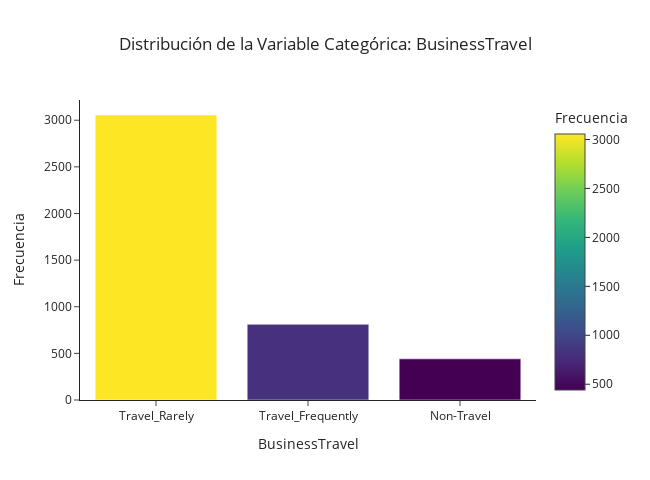
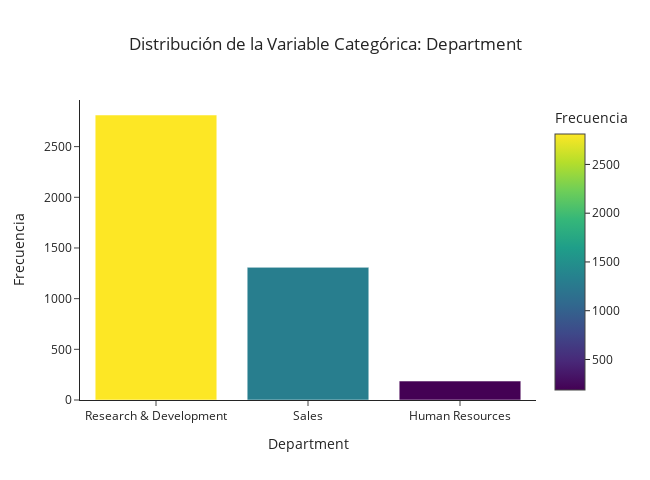
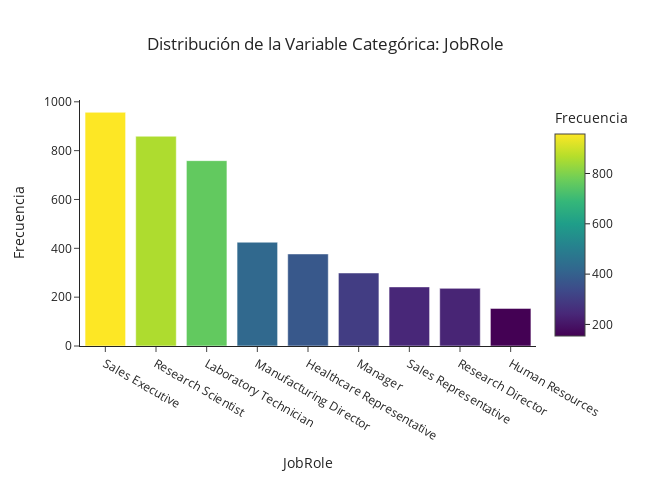
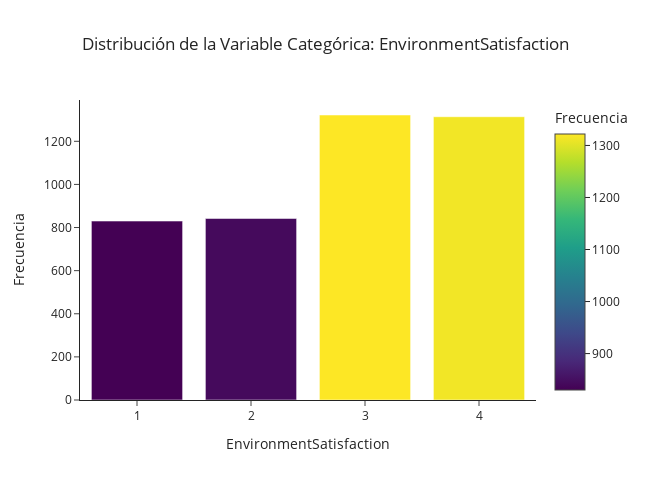

The cell these charts' notebook holds for them, in order:
### Markdown cell above
#### Variables categóricas

### Code cell
for i in columns_cat:
    print(f'----------------------{i}--------------------------')
    funciones.plot_categorical_distribution(df_2015, i)

### Figure 1 — Plotly figure (JSON) as saved in the notebook; plotly's stock layout.template omitted (floating-point values rounded to 4 significant figures)
{"data": [{"alignmentgroup": "True", "hovertemplate": "BusinessTravel=%{x}<br>Frecuencia=%{marker.color}<extra></extra>", "legendgroup": "", "marker": {"color": [3056, 811, 441], "coloraxis": "coloraxis", "pattern": {"shape": ""}}, "name": "", "offsetgroup": "", "orientation": "v", "showlegend": false, "textposition": "auto", "type": "bar", "x": ["Travel_Rarely", "Travel_Frequently", "Non-Travel"], "xaxis": "x", "y": [3056, 811, 441], "yaxis": "y"}], "layout": {"barmode": "relative", "coloraxis": {"colorbar": {"title": {"text": "Frecuencia"}}, "colorscale": [[0, "#440154"], [0.1111, "#482878"], [0.2222, "#3e4989"], [0.3333, "#31688e"], [0.4444, "#26828e"], [0.5556, "#1f9e89"], [0.6667, "#35b779"], [0.7778, "#6ece58"], [0.8889, "#b5de2b"], [1, "#fde725"]]}, "height": 480, "legend": {"tracegroupgap": 0}, "showlegend": false, "title": {"text": "Distribución de la Variable Categórica: BusinessTravel", "x": 0.5}, "width": 650, "xaxis": {"anchor": "y", "domain": [0, 1], "title": {"text": "BusinessTravel"}}, "yaxis": {"anchor": "x", "domain": [0, 1], "title": {"text": "Frecuencia"}}}}

### Figure 2 — Plotly figure (JSON) as saved in the notebook; plotly's stock layout.template omitted (floating-point values rounded to 4 significant figures)
{"data": [{"alignmentgroup": "True", "hovertemplate": "Department=%{x}<br>Frecuencia=%{marker.color}<extra></extra>", "legendgroup": "", "marker": {"color": [2812, 1309, 187], "coloraxis": "coloraxis", "pattern": {"shape": ""}}, "name": "", "offsetgroup": "", "orientation": "v", "showlegend": false, "textposition": "auto", "type": "bar", "x": ["Research & Development", "Sales", "Human Resources"], "xaxis": "x", "y": [2812, 1309, 187], "yaxis": "y"}], "layout": {"barmode": "relative", "coloraxis": {"colorbar": {"title": {"text": "Frecuencia"}}, "colorscale": [[0, "#440154"], [0.1111, "#482878"], [0.2222, "#3e4989"], [0.3333, "#31688e"], [0.4444, "#26828e"], [0.5556, "#1f9e89"], [0.6667, "#35b779"], [0.7778, "#6ece58"], [0.8889, "#b5de2b"], [1, "#fde725"]]}, "height": 480, "legend": {"tracegroupgap": 0}, "showlegend": false, "title": {"text": "Distribución de la Variable Categórica: Department", "x": 0.5}, "width": 650, "xaxis": {"anchor": "y", "domain": [0, 1], "title": {"text": "Department"}}, "yaxis": {"anchor": "x", "domain": [0, 1], "title": {"text": "Frecuencia"}}}}

### Figure 3 — Plotly figure (JSON) as saved in the notebook; plotly's stock layout.template omitted (floating-point values rounded to 4 significant figures)
{"data": [{"alignmentgroup": "True", "hovertemplate": "JobRole=%{x}<br>Frecuencia=%{marker.color}<extra></extra>", "legendgroup": "", "marker": {"color": [957, 859, 759, 425, 377, 299, 242, 236, 154], "coloraxis": "coloraxis", "pattern": {"shape": ""}}, "name": "", "offsetgroup": "", "orientation": "v", "showlegend": false, "textposition": "auto", "type": "bar", "x": ["Sales Executive", "Research Scientist", "Laboratory Technician", "Manufacturing Director", "Healthcare Representative", "Manager", "Sales Representative", "Research Director", "Human Resources"], "xaxis": "x", "y": [957, 859, 759, 425, 377, 299, 242, 236, 154], "yaxis": "y"}], "layout": {"barmode": "relative", "coloraxis": {"colorbar": {"title": {"text": "Frecuencia"}}, "colorscale": [[0, "#440154"], [0.1111, "#482878"], [0.2222, "#3e4989"], [0.3333, "#31688e"], [0.4444, "#26828e"], [0.5556, "#1f9e89"], [0.6667, "#35b779"], [0.7778, "#6ece58"], [0.8889, "#b5de2b"], [1, "#fde725"]]}, "height": 480, "legend": {"tracegroupgap": 0}, "showlegend": false, "title": {"text": "Distribución de la Variable Categórica: JobRole", "x": 0.5}, "width": 650, "xaxis": {"anchor": "y", "domain": [0, 1], "title": {"text": "JobRole"}}, "yaxis": {"anchor": "x", "domain": [0, 1], "title": {"text": "Frecuencia"}}}}

### Figure 4 — Plotly figure (JSON) as saved in the notebook; plotly's stock layout.template omitted (floating-point values rounded to 4 significant figures)
{"data": [{"alignmentgroup": "True", "hovertemplate": "EnvironmentSatisfaction=%{x}<br>Frecuencia=%{marker.color}<extra></extra>", "legendgroup": "", "marker": {"color": [1322, 1314, 842, 830], "coloraxis": "coloraxis", "pattern": {"shape": ""}}, "name": "", "offsetgroup": "", "orientation": "v", "showlegend": false, "textposition": "auto", "type": "bar", "x": [3, 4, 2, 1], "xaxis": "x", "y": [1322, 1314, 842, 830], "yaxis": "y"}], "layout": {"barmode": "relative", "coloraxis": {"colorbar": {"title": {"text": "Frecuencia"}}, "colorscale": [[0, "#440154"], [0.1111, "#482878"], [0.2222, "#3e4989"], [0.3333, "#31688e"], [0.4444, "#26828e"], [0.5556, "#1f9e89"], [0.6667, "#35b779"], [0.7778, "#6ece58"], [0.8889, "#b5de2b"], [1, "#fde725"]]}, "height": 480, "legend": {"tracegroupgap": 0}, "showlegend": false, "title": {"text": "Distribución de la Variable Categórica: EnvironmentSatisfaction", "x": 0.5}, "width": 650, "xaxis": {"anchor": "y", "domain": [0, 1], "title": {"text": "EnvironmentSatisfaction"}}, "yaxis": {"anchor": "x", "domain": [0, 1], "title": {"text": "Frecuencia"}}}}
